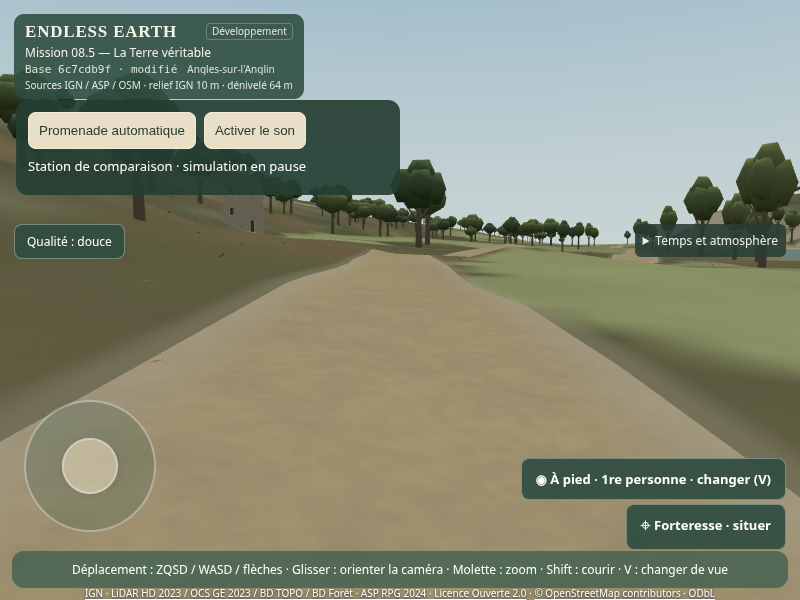
#> input picture docs/mission-08-6-captures/before-chemin-rural.png, 800 x 600 px, given in place of before-village.png, which was not available
$ python fluidity-comparisons.py
#> lines starting #> are read from the running program, lines starting #| are printed output that depends on the picture
from pathlib import Path
from PIL import Image,ImageDraw,ImageFont
import json
root=Path('docs/mission-08-6-captures');font=ImageFont.truetype('/usr/share/fonts/truetype/dejavu/DejaVuSans.ttf',18)
names=['village','foret-dense','boisement-reel','lisiere','prairie','chemin-rural','riviere','chateau','aerienne','eco','mobile']
thumbs=[]
for name in names:
 a=Image.open(root/f'before-{name}.png').convert('RGB');b=Image.open(root/f'after-{name}.png').convert('RGB');w,h=a.size
#> further down, a is the input picture: PIL image 800x600 RGB; mean R, G, B 131.6, 136.8, 117.9
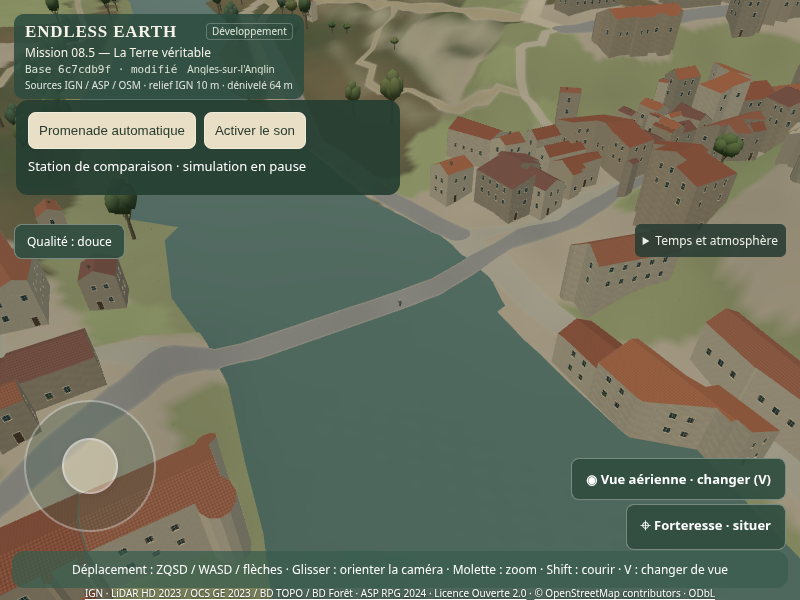
#> input picture docs/mission-08-6-captures/before-pont.png, 800 x 600 px, given in place of after-village.png, which was not available
#> further down, b is the input picture: PIL image 800x600 RGB; mean R, G, B 104.9, 111.5, 93.5
#> after `w, h = a.size`: w = 800; h = 600
 canvas=Image.new('RGB',(w*2,h+36),'#f2efe4');canvas.paste(a,(0,36));canvas.paste(b,(w,36));d=ImageDraw.Draw(canvas);d.text((12,8),'Mission 08.5 — '+name,font=font,fill='#193b2f');d.text((w+12,8),'Mission 08.6 — '+name,font=font,fill='#193b2f');canvas.save(root/f'compare-{name}.jpg',quality=88)
#> after `canvas = Image.new('RGB', (w * 2, h + 36), '#f2efe4')`:
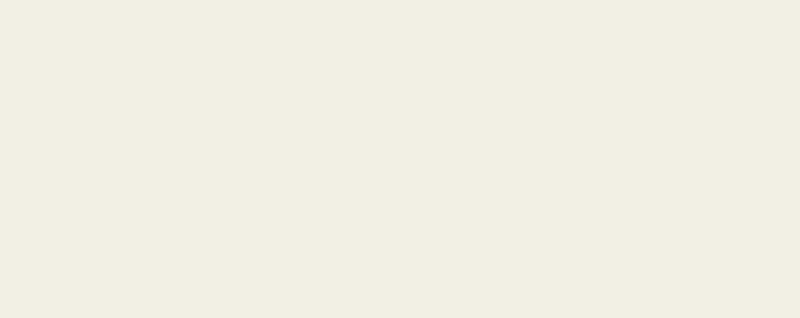
#> canvas: PIL image 1600x636 RGB (shown at 1/2 size); mean R, G, B 242, 239, 228
#> after `canvas.paste(a, (0, 36))`:
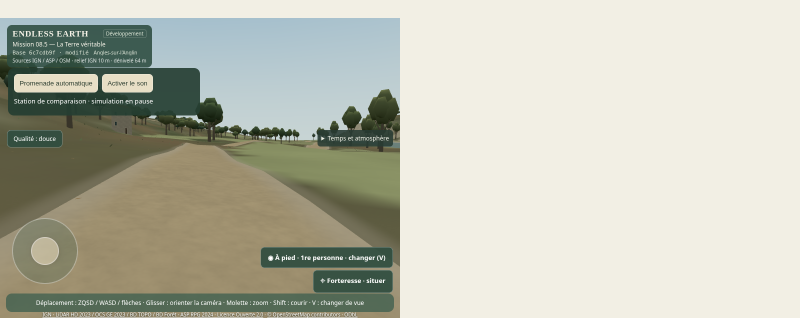
#> canvas: PIL image 1600x636 RGB (shown at 1/2 size); mean R, G, B 189.9, 190.8, 176.1
#> after `canvas.paste(b, (w, 36))`:
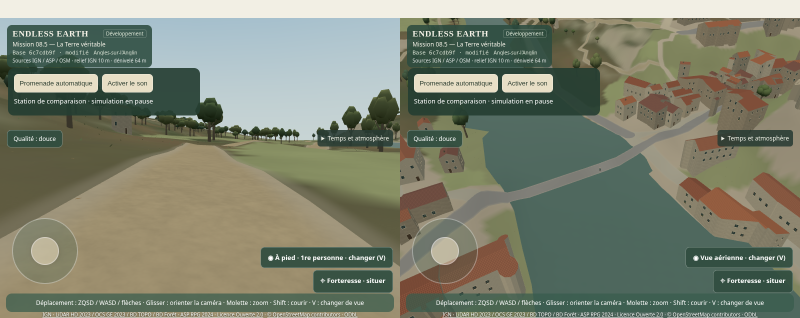
#> canvas: PIL image 1600x636 RGB (shown at 1/2 size); mean R, G, B 125.3, 130.6, 112.6
#> after `canvas = Image.new('RGB', (w * 2, h + 36), '#f2efe4')`:
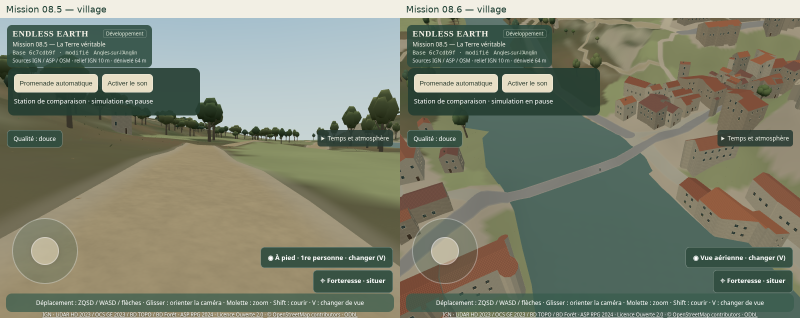
#> saved as compare-village.jpg: PIL image 1600x636 RGB (shown at 1/2 size); mean R, G, B 124.9, 130.4, 112.4
 canvas.thumbnail((800,340));thumbs.append(canvas)
#> after `canvas.thumbnail((800, 340))`:
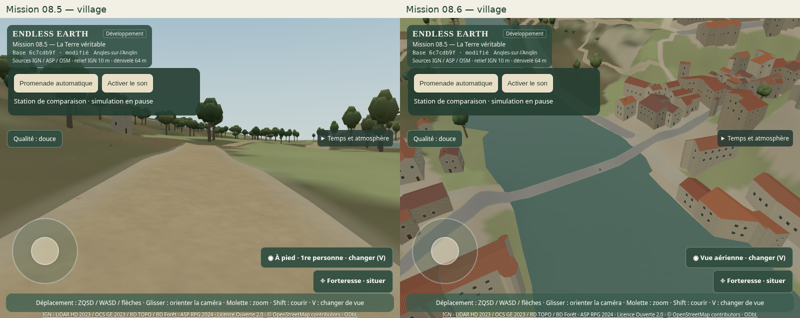
#> canvas: PIL image 800x318 RGB; mean R, G, B 124.9, 130.4, 112.4
#> (the run stopped early here; a loop or call above may not have finished)
